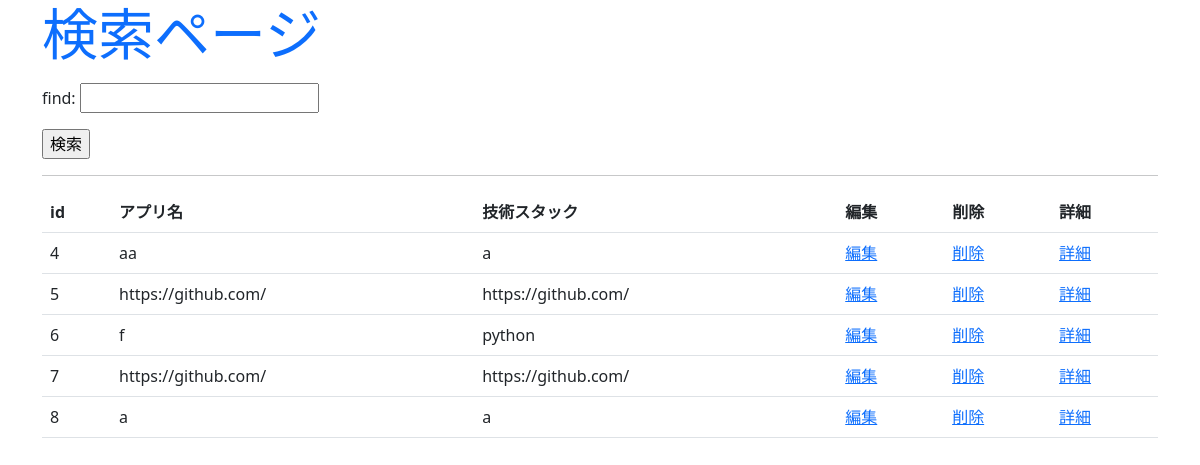
Screenshot of /app/find with the database file from the repository.
### app/models.py (models this page shows, shortened)
class Apps(models.Model):
    file = models.FileField(upload_to="file/%Y/%m/%d")
    title= models.CharField(max_length=100)
    giturl=models.URLField(max_length=10000)
    link=models.URLField(max_length=10000)
    tech=models.CharField(max_length=100)
    content=models.CharField(max_length=1000)
    a1=models.CharField(max_length=1000)

### app/views.py (the view)
# urls.py: path("find",views.find, name="find"),
def find(request):
    if(request.method=="POST"):
        form=FindForm(request.POST)
        find=request.POST["find"]
        data=Apps.objects.filter(title=find)
    else:
        form=FindForm()
        data=Apps.objects.all()
    params={
        "title":"検索ページ",
        "form":form,
        "data":data,
    }
    return render(request,"app/find.html",params)

### app/forms.py
class FindForm(forms.Form):
    find=forms.CharField(label="find",\
        widget=TextInput(attrs={"class":"forms-control"}))

### app/templates/app/find.html (shortened to what this page needs)
<!DOCTYPE html>
<html lang="en">
<head>
    <link href="https://cdn.jsdelivr.net/npm/bootstrap@5.0.2/dist/css/bootstrap.min.css" rel="stylesheet">
</head>
<body class="container">
    <h1 class="display-4 text-primary">
    </h1>
    <form action="{%url "find" %}" method="post">
        {{form.as_p}}
        <tr><th></th><td>
            <input type="submit" value="検索",class="btn btn-primary">
        </td></tr>
    </form>
    <hr>
    <table class="table">
        <tr>
            <th>id</th>
            <th>アプリ名</th>
            <th>技術スタック</th>
            <th>編集</th>
            <th>削除</th>
            <th>詳細</th>
        </tr>
        {% for find in data %}
            <tr>
                <td>{{find.id}}</td>
                <td>{{find.title}}</td>
                <td>{{find.tech}}</td>
                <td><a href="{%url "edit" find.id %}">編集</a></td>
                <td><a href="{%url "delete" find.id %}">削除</a></td>
                <td><a href="{%url "detail" find.id %}">詳細</a></td>
            </tr>
        {% endfor %}
    </table>
</body>
</html>

### rows the page displays
Apps: id "4", title "aa", tech "a"
Apps: id "5", title "https://github.com/", tech "https://github.com/"
Apps: id "6", title "f", tech "python"
Apps: id "7", title "https://github.com/", tech "https://github.com/"
Apps: id "8", title "a", tech "a"
